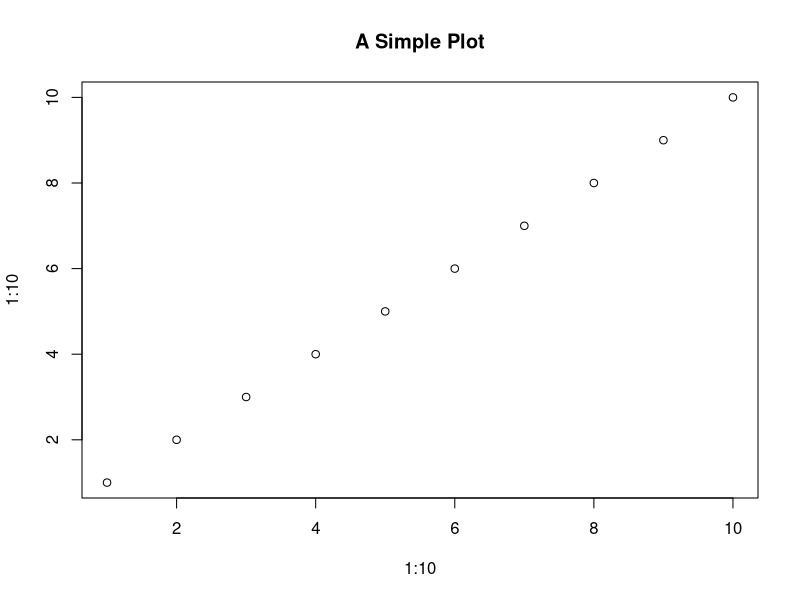

The R source for this figure:
## ---- chunk 1
plot(1:10, 1:10, main = "A Simple Plot")
